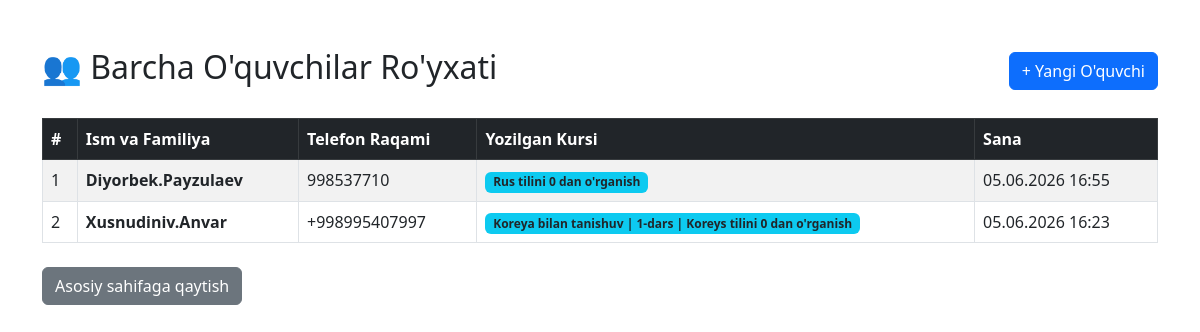
The page /students/ on the database its author committed.
### kurs/models.py (models this page shows, shortened)
class Student(models.Model):
    full_name = models.CharField(max_length=150, verbose_name="O'quvchi ismi")
    phone = models.CharField(max_length=20, verbose_name="Telefon raqami")
    course = models.ForeignKey(Course, on_delete=models.CASCADE, related_name='students', verbose_name="Kursi")
    joined_at = models.DateTimeField(auto_now_add=True)
    class Meta:
        verbose_name = "O'quvchi"
        verbose_name_plural = "O'quvchilar"

class Course(models.Model):
    title = models.CharField(max_length=200, verbose_name="Kurs nomi")
    description = models.TextField(verbose_name="Kurs haqida batafsil")
    teacher = models.ForeignKey(Teacher, on_delete=models.CASCADE, related_name='courses', verbose_name="O'qituvchi")
    tags = models.ManyToManyField(Tag, related_name='courses', verbose_name="Teglar")
    image = models.ImageField(upload_to='courses/', verbose_name="Kurs rasmi")
    created_at = models.DateTimeField(auto_now_add=True, verbose_name="Yaratilgan vaqt")

### kurs/views.py (the view)
# urls.py: path('students/', views.student_list, name='student_list'),
def student_list(request):
    students = Student.objects.all().order_by('-joined_at')
    return render(request, 'student_list.html', {'students': students})

### templates/student_list.html (shortened to what this page needs)
<!DOCTYPE html>
<html lang="uz">
<head>
    <link rel="stylesheet" href="https://cdn.jsdelivr.net/npm/bootstrap@5.3.0/dist/css/bootstrap.min.css">
</head>
<body class="container mt-5">
    <div class="d-flex justify-content-between align-items-center mb-4">
        <h2>👥 Barcha O'quvchilar Ro'yxati</h2>
        <a href="{% url 'student_add' %}" class="btn btn-primary">+ Yangi O'quvchi</a>
    </div>
    <table class="table table-striped table-bordered">
        <thead class="table-dark">
            <tr>
                <th>#</th>
                <th>Ism va Familiya</th>
                <th>Telefon Raqami</th>
                <th>Yozilgan Kursi</th>
                <th>Sana</th>
            </tr>
        </thead>
        <tbody>
            {% for student in students %}
            <tr>
                <td>{{ forloop.counter }}</td>
                <td><strong>{{ student.full_name }}</strong></td>
                <td>{{ student.phone }}</td>
                <td>
                    <span class="badge bg-info text-dark">{{ student.course.title }}</span>
                </td>
                <td>{{ student.joined_at|date:"d.m.Y H:i" }}</td>
            </tr>
            {% empty %}
            <tr>
                <td colspan="5" class="text-center text-muted">Hozircha hech qanday o'quvchi ro'yxatdan o'tmagan.</td>
            </tr>
            {% endfor %}
        </tbody>
    </table>
    <div class="mt-4">
        <a href="{% url 'kurs_list' %}" class="btn btn-secondary">Asosiy sahifaga qaytish</a>
    </div>
</body>
</html>

### rows shown on the page
Student: full_name "Diyorbek.Payzulaev", phone "998537710", course "Rus tilini 0 dan o'rganish", joined_at "05.06.2026 16:55"
Student: full_name "Xusnudiniv.Anvar", phone "+998995407997", course "Koreya bilan tanishuv | 1-dars | Koreys tilini 0 dan o'rganish", joined_at "05.06.2026 16:23"
